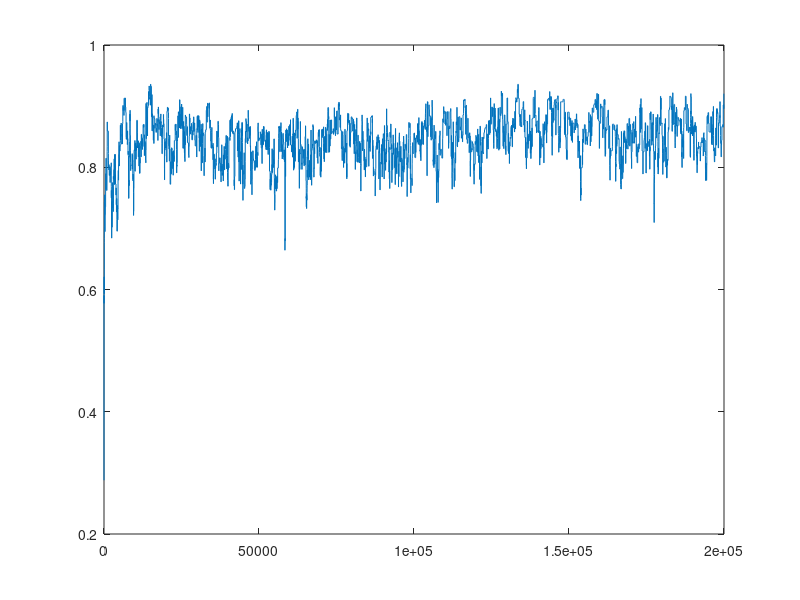

Reproduce this figure in MATLAB.
fid = fopen('Test.txt');
numLines = -1;
while feof(fid) == 0
    stepper = fgetl(fid);
    numLines = numLines+1;
end
fclose(fid);

time_fitness = dlmread('Test.txt',',',[0 0 numLines 1]);

test = dlmread('Test.txt',',',[0 3 numLines 3]);

plot(time_fitness(:,1), time_fitness(:,2))